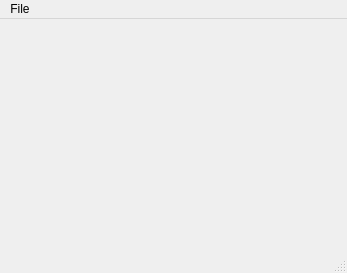
<?xml version="1.0" encoding="UTF-8"?>
<ui version="4.0">
 <class>MainView</class>
 <widget class="QMainWindow" name="MainView">
  <property name="geometry">
   <rect>
    <x>0</x>
    <y>0</y>
    <width>347</width>
    <height>273</height>
   </rect>
  </property>
  <property name="windowTitle">
   <string>MainView</string>
  </property>
  <property name="autoFillBackground">
   <bool>false</bool>
  </property>
  <property name="styleSheet">
   <string notr="true"/>
  </property>
  <property name="toolButtonStyle">
   <enum>Qt::ToolButtonIconOnly</enum>
  </property>
  <widget class="QWidget" name="centralWidget"/>
  <widget class="QMenuBar" name="menuBar">
   <property name="geometry">
    <rect>
     <x>0</x>
     <y>0</y>
     <width>347</width>
     <height>21</height>
    </rect>
   </property>
   <widget class="QMenu" name="menuFile">
    <property name="title">
     <string>File</string>
    </property>
    <addaction name="actionOpenProject"/>
    <addaction name="separator"/>
    <addaction name="actionShowLog"/>
    <addaction name="separator"/>
    <addaction name="actionExit"/>
   </widget>
   <addaction name="menuFile"/>
  </widget>
  <widget class="QStatusBar" name="statusBar"/>
  <action name="actionOpenProject">
   <property name="text">
    <string>Open Project</string>
   </property>
  </action>
  <action name="actionExit">
   <property name="text">
    <string>Exit</string>
   </property>
  </action>
  <action name="actionSettings">
   <property name="checkable">
    <bool>false</bool>
   </property>
   <property name="enabled">
    <bool>false</bool>
   </property>
   <property name="text">
    <string>Settings</string>
   </property>
  </action>
  <action name="actionSsss">
   <property name="text">
    <string>Calculate</string>
   </property>
  </action>
  <action name="actionShowLog">
   <property name="text">
    <string>Show log</string>
   </property>
  </action>
 </widget>
 <layoutdefault spacing="6" margin="11"/>
 <resources/>
 <connections/>
</ui>
